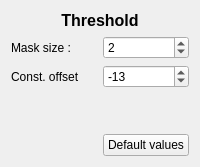
             <widget class="QWidget" name="page_3_tab2">
              <layout class="QGridLayout" name="gridLayout_14">
               <item row="4" column="1">
                <widget class="QPushButton" name="pushButton_02_default_values">
                 <property name="text">
                  <string>Default values</string>
                 </property>
                </widget>
               </item>
               <item row="3" column="1">
                <spacer name="verticalSpacer_18">
                 <property name="orientation">
                  <enum>Qt::Vertical</enum>
                 </property>
                 <property name="sizeHint" stdset="0">
                  <size>
                   <width>20</width>
                   <height>40</height>
                  </size>
                 </property>
                </spacer>
               </item>
               <item row="2" column="0">
                <widget class="QLabel" name="label_50">
                 <property name="text">
                  <string>Const. offset </string>
                 </property>
                </widget>
               </item>
               <item row="2" column="1">
                <widget class="QSpinBox" name="spinBox_03_Offset">
                 <property name="minimum">
                  <number>-100</number>
                 </property>
                 <property name="singleStep">
                  <number>1</number>
                 </property>
                 <property name="value">
                  <number>-13</number>
                 </property>
                </widget>
               </item>
               <item row="1" column="0">
                <widget class="QLabel" name="label_49">
                 <property name="text">
                  <string>Mask size :</string>
                 </property>
                </widget>
               </item>
               <item row="1" column="1">
                <widget class="QSpinBox" name="spinBox_03_Mask_size">
                 <property name="minimum">
                  <number>1</number>
                 </property>
                 <property name="value">
                  <number>2</number>
                 </property>
                </widget>
               </item>
               <item row="0" column="0" colspan="2">
                <widget class="QLabel" name="label_51">
                 <property name="font">
                  <font>
                   <pointsize>12</pointsize>
                   <weight>75</weight>
                   <bold>true</bold>
                  </font>
                 </property>
                 <property name="text">
                  <string>Threshold</string>
                 </property>
                 <property name="alignment">
                  <set>Qt::AlignCenter</set>
                 </property>
                </widget>
               </item>
              </layout>
             </widget>
